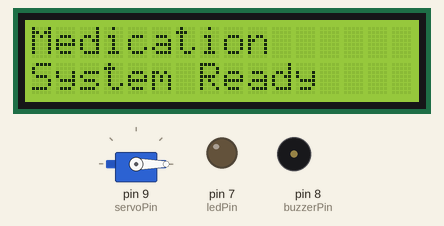
The sketch below on a simulated Arduino Uno, built with avr-gcc and run on an emulated ATmega328P. On the bench: 16×2 character LCD, servo, output pins drawn as LEDs (lit = HIGH), buzzer (waves = sounding, pin HIGH). The local clock reads 2024-03-15 10:24:30 at power-on unless the sketch sets it.

Above: at 0.6 s.
At 2.82 s:
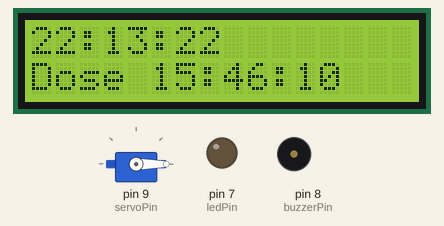
At 11.1 s:
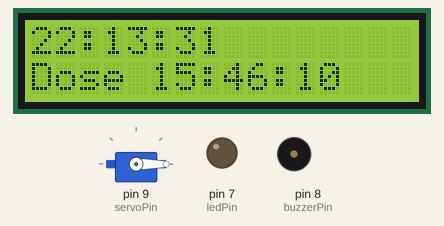
At 20.1 s:
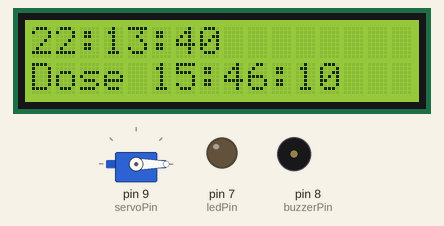
At 29.2 s:
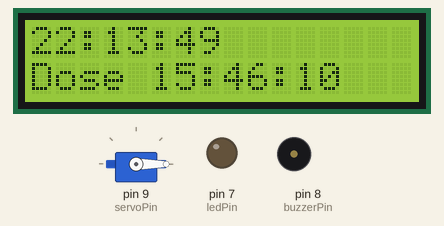
At 38.2 s:
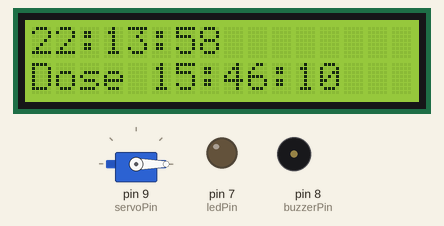

Measured:
- what the display in image 0 shows lasts 2.0 s, from 0.6 s to 2.6 s
- what the display in image 1 shows lasts 0.5 s, from 2.6 s to 3.1 s
- what the display in image 2 shows lasts 1.0 s, from 11.1 s to 12.1 s

The sketch:

Medication_System_Project.ino
```cpp
#include <Wire.h>
#include <RTClib.h>
#include <LiquidCrystal.h>
#include <Servo.h>

RTC_DS3231 rtc;
LiquidCrystal lcd(12, 11, 5, 4, 3, 2);
Servo dispenserServo;

//Pins
const int servoPin = 9;
const int buzzerPin = 8;
const int ledPin = 7;
const int joystickPin = 6;

//Servo Test
const int START_ANGLE = 0;
int servoAngle = START_ANGLE;

// First dose time

int doseTime[3] = {15, 46, 10};

bool doseTriggered = false;
bool alarmActive = false;
unsigned long lastLCDUpdate = 0;

void setup() {
  Serial.begin(9600);
  lcd.begin(16, 2);
  lcd.clear();
  if (!rtc.begin()) {
    lcd.print("RTC ERROR");
    while (1);
  }

  // RTC time set
  rtc.adjust(DateTime(F(__DATE__), F(__TIME__)));

  pinMode(ledPin, OUTPUT);
  pinMode(buzzerPin, OUTPUT);
  pinMode(joystickPin, INPUT_PULLUP);
  dispenserServo.attach(servoPin);

  // Servos start position
  servoAngle = START_ANGLE;
  dispenserServo.write(servoAngle);
  delay(500);
  lcd.print("Medication");
  lcd.setCursor(0, 1);
  lcd.print("System Ready");
  delay(2000);
  lcd.clear();
}
void loop() {
  DateTime now = rtc.now();
  updateLCD(now);
  checkDose(now);
  handleAlarm();

}

//LCD display
void updateLCD(DateTime now) {
  if (millis() - lastLCDUpdate < 500) return;
  lastLCDUpdate = millis();
  lcd.setCursor(0, 0);
  print2(now.hour());
  lcd.print(":");
  print2(now.minute());
  lcd.print(":");
  print2(now.second());
  lcd.print("   ");
  lcd.setCursor(0, 1);
  lcd.print("Dose ");
  print2(doseTime[0]);
  lcd.print(":");
  print2(doseTime[1]);
  lcd.print(":");
  print2(doseTime[2]);
  lcd.print("   ");
}

void print2(int num) {
  if (num < 10) lcd.print("0");
  lcd.print(num);
}

//Dose check
void checkDose(DateTime now) {
  if (doseTriggered) return;
  if (now.hour() == doseTime[0] &&
      now.minute() == doseTime[1] &&
      now.second() == doseTime[2]) {
    triggerDose();
  }
}

//Dose triggered
void triggerDose() {
  alarmActive = true;
  doseTriggered = true;
  servoAngle += 55;
  if (servoAngle > 180) servoAngle = 180;
  dispenserServo.write(servoAngle);
}

//alarm
void handleAlarm() {
  if (!alarmActive) return;
  lcd.setCursor(0, 0);
  lcd.print("TAKE MEDICATION ");
  lcd.setCursor(0, 1);
  lcd.print("Press Button   ");
  digitalWrite(ledPin, HIGH);
  tone(buzzerPin, 1000);
  if (digitalRead(joystickPin) == LOW) {
    digitalWrite(ledPin, LOW);
    noTone(buzzerPin);
    alarmActive = false;
    delay(300);

    //program reset
    doseTriggered = false;
    servoAngle = START_ANGLE;
    dispenserServo.write(servoAngle);
    delay(300);
    lcd.clear();
  }
}
```
